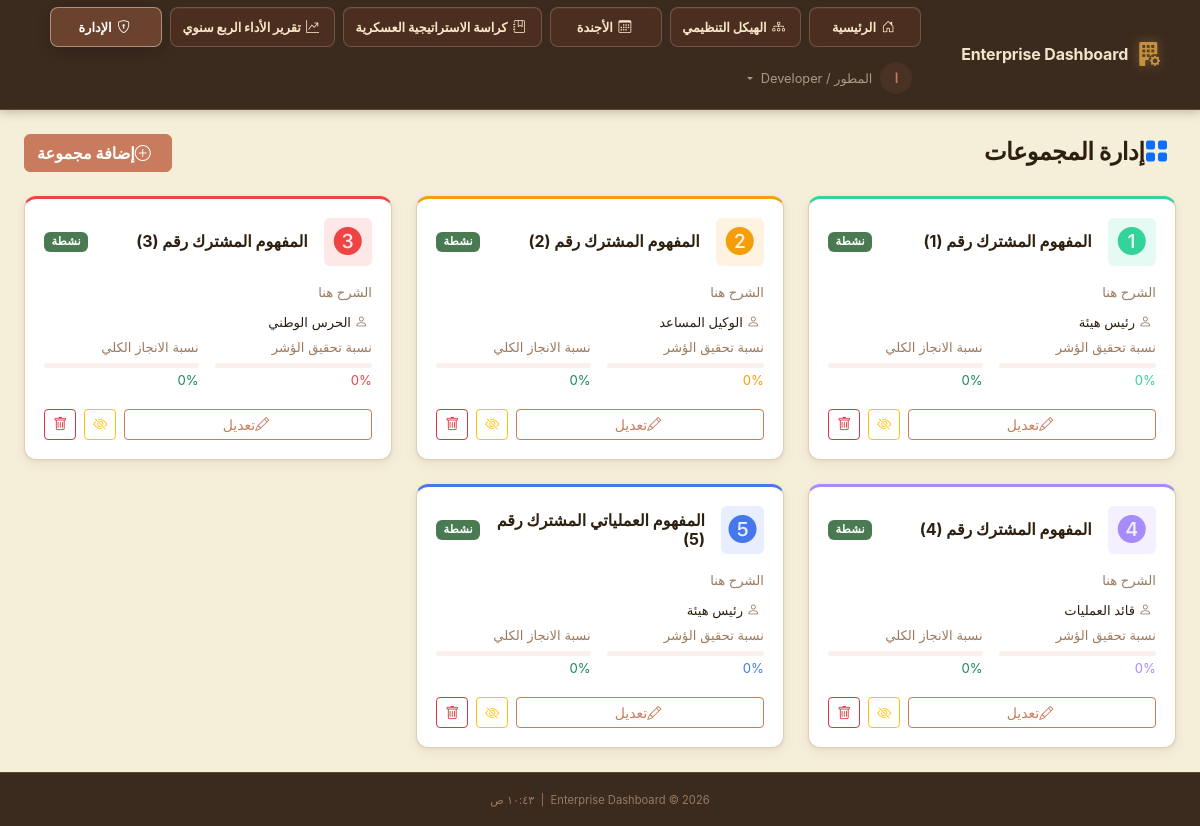
The page /admin/departments (signed in) on the database its author committed.
### app/models/user.py (models this page shows, shortened)
class User(UserMixin, db.Model):
    __tablename__ = 'users'
    id              = db.Column(db.String(36), primary_key=True, default=lambda: str(uuid.uuid4()))
    ldap_dn         = db.Column(db.String(255), unique=True, nullable=True)
    username        = db.Column(db.String(80),  unique=True, nullable=False, index=True)
    email           = db.Column(db.String(120), nullable=False)
    full_name       = db.Column(db.String(120), nullable=False)
    password_hash   = db.Column(db.String(255), nullable=True)  # Only for sim mode
    is_ldap_user    = db.Column(db.Boolean, default=True)
    is_active       = db.Column(db.Boolean, default=True)
    role_id         = db.Column(db.Integer, db.ForeignKey('roles.id'), nullable=True)
    department_id   = db.Column(db.Integer, db.ForeignKey('departments.id'), nullable=True)
    failed_logins     = db.Column(db.Integer, default=0)
    locked_until      = db.Column(db.DateTime, nullable=True)
    created_at  = db.Column(db.DateTime, default=datetime.utcnow)
    updated_at  = db.Column(db.DateTime, default=datetime.utcnow, onupdate=datetime.utcnow)
    last_login  = db.Column(db.DateTime, nullable=True)
    role       = db.relationship('Role', back_populates='users')
    department = db.relationship('Department', back_populates='users')
    audit_logs = db.relationship('AuditLog', back_populates='user', lazy='dynamic',
                                 foreign_keys='AuditLog.user_id')
    @property
    def is_authenticated(self) -> bool:
        return True
    def has_permission(self, required_level: int) -> bool:
        if not self.role:
            return False
        return self.role.permission_level >= required_level
    @property
    def permission_level(self) -> int:
        return self.role.permission_level if self.role else 0
    def can_admin(self) -> bool:
        return self.permission_level >= 80  # Deputy and above
    @classmethod
    def get_by_id(cls, user_id: str) -> Optional['User']:
        return cls.query.get(user_id)

### app/models/department.py (models this page shows, shortened)
class Department(db.Model):
    __tablename__ = 'departments'
    id                 = db.Column(db.Integer, primary_key=True)
    code               = db.Column(db.String(20), unique=True, nullable=False)
    name               = db.Column(db.String(120), nullable=False)
    description        = db.Column(db.Text, default='')
    responsible_person = db.Column(db.String(120), default='')
    color              = db.Column(db.String(7), default='#4F8EF7')   # Hex color
    icon               = db.Column(db.String(60), default='bi-grid-fill')
    logo_file          = db.Column(db.String(120), nullable=True)     # Custom logo filename
    concept_number     = db.Column(db.Integer, nullable=True)         # Operational Concept Number
    order_index        = db.Column(db.Integer, default=0)
    is_active          = db.Column(db.Boolean, default=True, nullable=False)
    is_central         = db.Column(db.Boolean, default=False, nullable=False)  # CEO hub group
    director_notes     = db.Column(db.Text, default='')               # Inline CEO notes
    concept_number     = db.Column(db.Integer, nullable=True)         # المفهوم العملياتي المشترك عدد
    created_at         = db.Column(db.DateTime, server_default=db.func.now())
    updated_at         = db.Column(db.DateTime, server_default=db.func.now(), onupdate=db.func.now())
    users   = db.relationship('User', back_populates='department', lazy='dynamic')
    metrics = db.relationship('DepartmentMetrics', back_populates='department',
                              lazy='dynamic', cascade='all, delete-orphan')
    def latest_metrics(self) -> Optional['DepartmentMetrics']:
        return (
            self.metrics
            .order_by(DepartmentMetrics.metric_date.desc())
            .first()
        )
    def competence_pct(self) -> float:
        m = self.latest_metrics()
        return float(m.competence_percentage) if m else 0.0
    def completion_pct(self) -> float:
        m = self.latest_metrics()
        return float(m.completion_percentage) if m else 0.0

### app/admin/routes.py (the view)
@admin_bp.route('/departments')
@login_required
@require_permission(PERMISSIONS['DEPUTY'])
def departments():
    all_depts = Department.query.filter(Department.is_central == False).order_by(Department.order_index).all()
    return render_template('admin/departments.html',
                           all_depts=all_depts,
                           page_title='إدارة المجموعات')

### app/__init__.py (called while the page is built)
def _register_extensions(app: Flask) -> None:
    db.init_app(app)
    login_manager.init_app(app)
    csrf.init_app(app)
    login_manager.login_view          = 'auth.login'
    login_manager.login_message       = 'Please sign in to access this page.'
    login_manager.login_message_category = 'warning'
    login_manager.session_protection  = 'strong'
    @login_manager.user_loader
    def load_user(user_id: str):
        from app.models.user import User
        return User.get_by_id(user_id)

def _register_context_processors(app: Flask) -> None:
    from datetime import datetime
    from app.models.role import PERMISSIONS
    @app.context_processor
    def inject_globals():
        return {
            'PERMISSIONS': PERMISSIONS,
            'now':         datetime.utcnow,
            'app_name':    app.config.get('APP_NAME', 'Enterprise Dashboard'),
        }

### app/templates/admin/departments.html (shortened to what this page needs)
{% extends "base.html" %}
{% block extra_css %}
<link rel="stylesheet" href="{{ url_for('static', filename='css/cropper.min.css') }}">
{% endblock %}
{% block content %}
<div class="container-fluid px-4 py-4">
    <div class="d-flex align-items-center justify-content-between mb-4">
        <h1 class="page-title mb-0"><i class="bi bi-grid-fill text-primary me-2"></i>إدارة المجموعات</h1>
        <button class="btn btn-primary" data-bs-toggle="modal" data-bs-target="#addDeptModal">
            <i class="bi bi-plus-circle me-2"></i>إضافة مجموعة
        </button>
    </div>
    <div class="row g-4">
        {% for dept in all_depts %}
        <div class="col-md-6 col-xl-4">
            <div class="glass-card dept-admin-card" style="border-top: 3px solid {{ dept.color }}">
                <div class="d-flex align-items-center gap-3 mb-3">
                    <div class="dept-icon-lg" style="color:{{ dept.color }}; background:{{ dept.color }}20">
                        <i class="{{ dept.icon }} fs-3"></i>
                    </div>
                    <div class="flex-grow-1">
                        <h3 class="h6 fw-bold mb-0">
                            {{ dept.name }}
                            {% if dept.concept_number %}
                            رقم ({{ dept.concept_number }})
                            {% endif %}
                        </h3>
                    </div>
                    <div class="d-flex flex-column gap-1">
                        {% if dept.is_active %}
                        <span class="badge bg-success">نشطة</span>
                        {% else %}
                        <span class="badge bg-secondary">مخفية</span>
                        {% endif %}
                    </div>
                </div>
                <p class="small text-muted mb-2">{{ dept.description or 'لا يوجد وصف' }}</p>
                <p class="small mb-1">
                    <i class="bi bi-person text-muted me-1"></i>
                    {{ dept.responsible_person or '— (غير محدد)' }}
                </p>
                <div class="d-flex gap-3 mb-3">
                    <div class="flex-fill">
                        <div class="small text-muted mb-1">نسبة تحقيق الؤشر</div>
                        <div class="progress" style="height:5px">
                        </div>
                        <small style="color:{{ dept.color }}">{{ dept.competence_pct()|round(0)|int }}%</small>
                    </div>
                    <div class="flex-fill">
                        <div class="small text-muted mb-1">نسبة الانجاز الكلي</div>
                        <div class="progress" style="height:5px">
                        </div>
                        <small class="text-success">{{ dept.completion_pct()|round(0)|int }}%</small>
                    </div>
                </div>
                <div class="d-flex gap-2">
                    <button class="btn btn-sm btn-outline-primary flex-fill" data-bs-toggle="modal"
                        data-bs-target="#editDeptModal" data-dept-id="{{ dept.id }}" data-dept-name="{{ dept.name }}"
                        data-dept-desc="{{ dept.description }}" data-dept-person="{{ dept.responsible_person }}"
                        data-dept-concept="{{ dept.concept_number or '' }}" data-dept-color="{{ dept.color }}"
                        data-dept-icon="{{ dept.icon }}" data-dept-logo="{{ dept.logo_file or '' }}">
                        <i class="bi bi-pencil me-1"></i>تعديل
                    </button>
                    <form action="{{ url_for('admin.toggle_department', dept_id=dept.id) }}" method="POST">
                        <button type="submit"
                            class="btn btn-sm {{ 'btn-outline-warning' if dept.is_active else 'btn-outline-success' }}">
                            <i class="bi bi-{{ 'eye-slash' if dept.is_active else 'eye' }}"></i>
                        </button>
                    </form>
                    {% if current_user.permission_level >= PERMISSIONS['SECRETARY'] %}
                    <form action="{{ url_for('admin.delete_department', dept_id=dept.id) }}" method="POST">
                        <button type="submit" class="btn btn-sm btn-outline-danger"
                            onclick="return confirm('حذف المجموعة نهائياً؟ لا يمكن التراجع!')">
                            <i class="bi bi-trash"></i>
                        </button>
                    </form>
                    {% endif %}
                </div>
            </div>
        </div>
        {% else %}
        <div class="col-12 text-center text-muted py-5">
            <i class="bi bi-grid fs-1 opacity-25"></i>
            <p class="mt-3">لا توجد مجموعات. أضف الأولى!</p>
        </div>
        {% endfor %}
    </div>
</div>
{% endblock %}

### app/templates/base.html (shortened to what this page needs)
<!DOCTYPE html>
<html lang="ar" dir="rtl">
<head>
  <link rel="stylesheet" href="{{ url_for('static', filename='css/bootstrap.min.css') }}">
  <link rel="stylesheet" href="{{ url_for('static', filename='css/bootstrap-icons.css') }}">
  <link rel="stylesheet" href="{{ url_for('static', filename='css/custom.css') }}">
  {% block extra_css %}{% endblock %}
</head>
<body class="{% block body_class %}app-body{% endblock %}">
  {% block body %}
  <nav class="navbar navbar-dark navbar-expand-lg app-navbar" id="mainNav">
    <div class="container-fluid px-4">
      <a class="navbar-brand d-flex align-items-center gap-2" href="{{ url_for('dashboard.index') }}">
        <i class="bi bi-building-fill-gear fs-4 text-primary-glow"></i>
        <span class="fw-bold">{{ app_name }}</span>
      </a>
      <div class="collapse navbar-collapse" id="navbarMain">
        <ul class="navbar-nav ms-auto align-items-center gap-2 main-nav-menu">
          <li class="nav-item">
            <a class="nav-link primary-nav-link {% if request.endpoint == 'dashboard.index' %}active{% endif %}"
              href="{{ url_for('dashboard.index') }}">
              <i class="bi bi-house-door me-1"></i>الرئيسية
            </a>
          </li>
          <li class="nav-item">
            <a class="nav-link primary-nav-link {% if request.endpoint == 'dashboard.org_structure' %}active{% endif %}"
              href="{{ url_for('dashboard.org_structure') }}">
              <i class="bi bi-diagram-3 me-1"></i>الهيكل التنظيمي
            </a>
          </li>
          <li class="nav-item">
            <a class="nav-link primary-nav-link {% if request.endpoint == 'dashboard.agenda' %}active{% endif %}"
              href="{{ url_for('dashboard.agenda') }}">
              <i class="bi bi-calendar3 me-1"></i>الأجندة
            </a>
          </li>
          <li class="nav-item">
            <a class="nav-link primary-nav-link {% if request.endpoint == 'dashboard.strategy_booklet' %}active{% endif %}"
              href="{{ url_for('dashboard.strategy_booklet') }}">
              <i class="bi bi-journal-bookmark me-1"></i>كراسة الاستراتيجية العسكرية
            </a>
          </li>
          <li class="nav-item">
            <a class="nav-link primary-nav-link {% if request.endpoint == 'dashboard.quarterly_performance' %}active{% endif %}"
              href="{{ url_for('dashboard.quarterly_performance') }}">
              <i class="bi bi-graph-up-arrow me-1"></i>تقرير الأداء الربع سنوي
            </a>
          </li>
          {% if current_user.is_authenticated %}
          {% if current_user.can_admin() %}
          <li class="nav-item">
            <a class="nav-link primary-nav-link {% if request.endpoint and request.endpoint.startswith('admin') %}active{% endif %}"
              href="{{ url_for('admin.users') }}">
              <i class="bi bi-shield-lock me-1"></i>الإدارة
            </a>
          </li>
          {% endif %}
          <li class="nav-item dropdown">
            <a class="nav-link dropdown-toggle d-flex align-items-center gap-2" href="#" role="button"
              data-bs-toggle="dropdown">
              <span class="avatar-circle">{{ current_user.full_name[0]|upper }}</span>
              <span class="d-none d-md-inline">{{ current_user.full_name }}</span>
            </a>
          </li>
          {% endif %}
        </ul>
      </div>
    </div>
  </nav>
  <main class="main-content">
    {% block content %}{% endblock %}
  </main>
  <footer class="app-footer mt-auto py-3 text-center">
    <small class="text-muted">
      {{ app_name }} &copy; {{ now().year }}
      &nbsp;|&nbsp;
      <span id="currentTime"></span>
    </small>
  </footer>
  {% endblock %}
</body>
</html>

### rows shown on the page
User: full_name "ا", full_name "المطور / Developer"
Department: name "المفهوم المشترك", concept_number "1", is_active "نشطة", description "الشرح هنا", responsible_person "رئيس هيئة", competence_pct "0", completion_pct "0"
Department: name "المفهوم المشترك", concept_number "2", is_active "نشطة", description "الشرح هنا", responsible_person "الوكيل المساعد", competence_pct "0", completion_pct "0"
Department: name "المفهوم المشترك", concept_number "3", is_active "نشطة", description "الشرح هنا", responsible_person "الحرس الوطني", competence_pct "0", completion_pct "0"
Department: name "المفهوم المشترك", concept_number "4", is_active "نشطة", description "الشرح هنا", responsible_person "قائد العمليات", competence_pct "0", completion_pct "0"
Department: name "المفهوم العملياتي المشترك", concept_number "5", is_active "نشطة", description "الشرح هنا", responsible_person "رئيس هيئة", competence_pct "0", completion_pct "0"

### other values the page prints
{{ app_name }} "Enterprise Dashboard"
